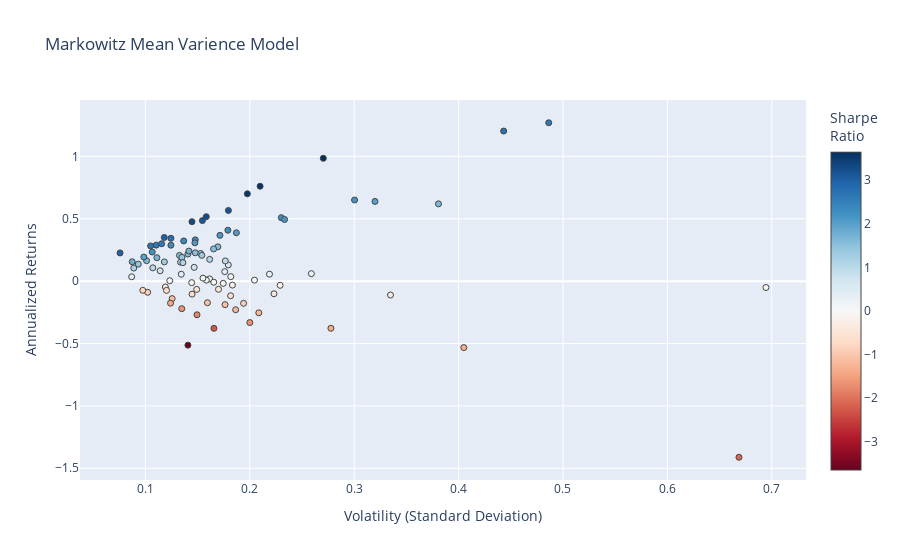

Write notebook code for a chart like this one.
### Code cell
hover_texts = [
    f"{ticker} <br>Volatility: {vol:.3f} <br>Returns: {ret:.3%} <br>Sharpe Ratio: {sr:.3f}"
    for ticker, vol, ret, sr in zip(names, volatility, annualized_returns, sharpe_ratios)
]

fig = go.Figure(data=go.Scatter(
    x=volatility,
    y=annualized_returns,
    mode='markers',
    hoverinfo='text',
    hovertext=hover_texts,
    marker=dict(color=sharpe_ratios, colorscale = 'RdBu', size=6, line=dict(width=1), colorbar=dict(title="Sharpe<br>Ratio")
    )
))

fig.update_layout(
    title='Markowitz Mean Varience Model',
    xaxis_title='Volatility (Standard Deviation)',
    yaxis_title='Annualized Returns',
)

fig.show()

### Figure 1 — Plotly figure (JSON) as saved in the notebook; plotly's stock layout.template omitted (floating-point values rounded to 4 significant figures)
{"data": [{"hoverinfo": "text", "hovertext": ["PYPL_Close <br>Volatility: 0.210 <br>Returns: 76.095% <br>Sharpe Ratio: 3.626", "MRK_Close <br>Volatility: 0.119 <br>Returns: -4.687% <br>Sharpe Ratio: -0.393", "SRE_Close <br>Volatility: 0.107 <br>Returns: 10.690% <br>Sharpe Ratio: 0.998", "JPM_Close <br>Volatility: 0.162 <br>Returns: 1.822% <br>Sharpe Ratio: 0.113", "COST_Close <br>Volatility: 0.194 <br>Returns: -17.769% <br>Sharpe Ratio: -0.916", "MCD_Close <br>Volatility: 0.145 <br>Returns: 47.674% <br>Sharpe Ratio: 3.297", "GM_Close <br>Volatility: 0.170 <br>Returns: -6.545% <br>Sharpe Ratio: -0.385", "GILD_Close <br>Volatility: 0.153 <br>Returns: 22.185% <br>Sharpe Ratio: 1.451", "VZ_Close <br>Volatility: 0.175 <br>Returns: -1.752% <br>Sharpe Ratio: -0.100", "JNJ_Close <br>Volatility: 0.111 <br>Returns: 18.793% <br>Sharpe Ratio: 1.693", "RDY_Close <br>Volatility: 0.278 <br>Returns: -37.763% <br>Sharpe Ratio: -1.360", "V_Close <br>Volatility: 0.110 <br>Returns: 28.881% <br>Sharpe Ratio: 2.616", "AMZN_Close <br>Volatility: 0.171 <br>Returns: 36.711% <br>Sharpe Ratio: 2.142", "PEP_Close <br>Volatility: 0.087 <br>Returns: 15.556% <br>Sharpe Ratio: 1.780", "INTC_Close <br>Volatility: 0.144 <br>Returns: -1.191% <br>Sharpe Ratio: -0.083", "AMGN_Close <br>Volatility: 0.183 <br>Returns: -3.148% <br>Sharpe Ratio: -0.172", "ABBV_Close <br>Volatility: 0.124 <br>Returns: 28.825% <br>Sharpe Ratio: 2.316", "BA_Close <br>Volatility: 0.198 <br>Returns: 70.035% <br>Sharpe Ratio: 3.543", "MDT_Close <br>Volatility: 0.114 <br>Returns: 8.328% <br>Sharpe Ratio: 0.730", "BMY_Close <br>Volatility: 0.182 <br>Returns: 3.607% <br>Sharpe Ratio: 0.198", "PG_Close <br>Volatility: 0.087 <br>Returns: 3.502% <br>Sharpe Ratio: 0.403", "EMR_Close <br>Volatility: 0.165 <br>Returns: -0.844% <br>Sharpe Ratio: -0.051", "GOOG_Close <br>Volatility: 0.169 <br>Returns: 27.511% <br>Sharpe Ratio: 1.624", "BIIB_Close <br>Volatility: 0.229 <br>Returns: -3.324% <br>Sharpe Ratio: -0.145", "NFLX_Close <br>Volatility: 0.320 <br>Returns: 63.935% <br>Sharpe Ratio: 1.998", "BSX_Close <br>Volatility: 0.134 <br>Returns: 15.214% <br>Sharpe Ratio: 1.138", "LLY_Close <br>Volatility: 0.158 <br>Returns: 0.828% <br>Sharpe Ratio: 0.052", "REGN_Close <br>Volatility: 0.300 <br>Returns: 65.057% <br>Sharpe Ratio: 2.166", "SNAP_Close <br>Volatility: 0.669 <br>Returns: -141.181% <br>Sharpe Ratio: -2.112", "IBM_Close <br>Volatility: 0.141 <br>Returns: -51.301% <br>Sharpe Ratio: -3.645", "HD_Close <br>Volatility: 0.134 <br>Returns: 5.554% <br>Sharpe Ratio: 0.413", "MO_Close <br>Volatility: 0.200 <br>Returns: -33.192% <br>Sharpe Ratio: -1.659", "KR_Close <br>Volatility: 0.405 <br>Returns: -53.258% <br>Sharpe Ratio: -1.315", "WFC_Close <br>Volatility: 0.176 <br>Returns: -18.839% <br>Sharpe Ratio: -1.068", "F_Close <br>Volatility: 0.186 <br>Returns: -22.923% <br>Sharpe Ratio: -1.229", "UNH_Close <br>Volatility: 0.118 <br>Returns: 35.013% <br>Sharpe Ratio: 2.965", "AEP_Close <br>Volatility: 0.101 <br>Returns: 16.390% <br>Sharpe Ratio: 1.620", "DE_Close <br>Volatility: 0.179 <br>Returns: 40.807% <br>Sharpe Ratio: 2.279", "ORCL_Close <br>Volatility: 0.187 <br>Returns: 38.781% <br>Sharpe Ratio: 2.072", "VRTX_Close <br>Volatility: 0.486 <br>Returns: 126.996% <br>Sharpe Ratio: 2.611", "AMD_Close <br>Volatility: 0.694 <br>Returns: -5.109% <br>Sharpe Ratio: -0.074", "ABT_Close <br>Volatility: 0.133 <br>Returns: 20.651% <br>Sharpe Ratio: 1.557", "CPB_Close <br>Volatility: 0.149 <br>Returns: -26.972% <br>Sharpe Ratio: -1.805", "CSCO_Close <br>Volatility: 0.159 <br>Returns: -17.299% <br>Sharpe Ratio: -1.085", "NEE_Close <br>Volatility: 0.105 <br>Returns: 28.234% <br>Sharpe Ratio: 2.689", "SYK_Close <br>Volatility: 0.116 <br>Returns: 29.992% <br>Sharpe Ratio: 2.595", "HON_Close <br>Volatility: 0.099 <br>Returns: 19.309% <br>Sharpe Ratio: 1.960", "NVDA_Close <br>Volatility: 0.443 <br>Returns: 120.348% <br>Sharpe Ratio: 2.715", "BAC_Close <br>Volatility: 0.223 <br>Returns: -10.107% <br>Sharpe Ratio: -0.453", "DHR_Close <br>Volatility: 0.126 <br>Returns: -13.996% <br>Sharpe Ratio: -1.114", "CMCSA_Close <br>Volatility: 0.154 <br>Returns: 20.680% <br>Sharpe Ratio: 1.342", "KO_Close <br>Volatility: 0.076 <br>Returns: 22.618% <br>Sharpe Ratio: 2.987", "TXN_Close <br>Volatility: 0.179 <br>Returns: 13.001% <br>Sharpe Ratio: 0.725", "SO_Close <br>Volatility: 0.102 <br>Returns: -8.956% <br>Sharpe Ratio: -0.877", "META_Close <br>Volatility: 0.158 <br>Returns: 51.648% <br>Sharpe Ratio: 3.262", "ZBH_Close <br>Volatility: 0.176 <br>Returns: 7.620% <br>Sharpe Ratio: 0.433", "K_Close <br>Volatility: 0.135 <br>Returns: -22.065% <br>Sharpe Ratio: -1.636", "XOM_Close <br>Volatility: 0.120 <br>Returns: -7.396% <br>Sharpe Ratio: -0.615", "EW_Close <br>Volatility: 0.230 <br>Returns: 50.893% <br>Sharpe Ratio: 2.211", "WMT_Close <br>Volatility: 0.148 <br>Returns: 33.100% <br>Sharpe Ratio: 2.240", "DUK_Close <br>Volatility: 0.089 <br>Returns: 10.492% <br>Sharpe Ratio: 1.180", "LMT_Close <br>Volatility: 0.107 <br>Returns: 23.364% <br>Sharpe Ratio: 2.193", "PM_Close <br>Volatility: 0.135 <br>Returns: 19.082% <br>Sharpe Ratio: 1.414", "BTI_Close <br>Volatility: 0.204 <br>Returns: 0.821% <br>Sharpe Ratio: 0.040", "ETN_Close <br>Volatility: 0.141 <br>Returns: 21.693% <br>Sharpe Ratio: 1.541", "RMD_Close <br>Volatility: 0.177 <br>Returns: 16.205% <br>Sharpe Ratio: 0.918", "ACN_Close <br>Volatility: 0.147 <br>Returns: 11.058% <br>Sharpe Ratio: 0.754", "TMO_Close <br>Volatility: 0.142 <br>Returns: 24.099% <br>Sharpe Ratio: 1.701", "RTX_Close <br>Volatility: 0.093 <br>Returns: 13.645% <br>Sharpe Ratio: 1.464", "SYY_Close <br>Volatility: 0.155 <br>Returns: 2.406% <br>Sharpe Ratio: 0.155", "SAP_Close <br>Volatility: 0.147 <br>Returns: 30.725% <br>Sharpe Ratio: 2.084", "CRM_Close <br>Volatility: 0.148 <br>Returns: 22.729% <br>Sharpe Ratio: 1.539", "MMM_Close <br>Volatility: 0.118 <br>Returns: 15.425% <br>Sharpe Ratio: 1.305", "CVX_Close <br>Volatility: 0.149 <br>Returns: -6.629% <br>Sharpe Ratio: -0.444", "MSFT_Close <br>Volatility: 0.137 <br>Returns: 32.231% <br>Sharpe Ratio: 2.358", "QCOM_Close <br>Volatility: 0.182 <br>Returns: -11.695% <br>Sharpe Ratio: -0.644", "GE_Close <br>Volatility: 0.166 <br>Returns: -37.831% <br>Sharpe Ratio: -2.284", "GOOGL_Close <br>Volatility: 0.165 <br>Returns: 25.843% <br>Sharpe Ratio: 1.563", "AAPL_Close <br>Volatility: 0.162 <br>Returns: 17.462% <br>Sharpe Ratio: 1.081", "PFE_Close <br>Volatility: 0.098 <br>Returns: -7.335% <br>Sharpe Ratio: -0.752", "BABA_Close <br>Volatility: 0.270 <br>Returns: 98.505% <br>Sharpe Ratio: 3.643", "GS_Close <br>Volatility: 0.209 <br>Returns: -25.385% <br>Sharpe Ratio: -1.217", "UA_Close <br>Volatility: 0.335 <br>Returns: -11.114% <br>Sharpe Ratio: -0.332", "NKE_Close <br>Volatility: 0.259 <br>Returns: 6.009% <br>Sharpe Ratio: 0.232", "T_Close <br>Volatility: 0.145 <br>Returns: -10.384% <br>Sharpe Ratio: -0.717", "CAT_Close <br>Volatility: 0.233 <br>Returns: 49.457% <br>Sharpe Ratio: 2.120", "GIS_Close <br>Volatility: 0.124 <br>Returns: -17.660% <br>Sharpe Ratio: -1.423", "ADBE_Close <br>Volatility: 0.155 <br>Returns: 48.534% <br>Sharpe Ratio: 3.139", "ISRG_Close <br>Volatility: 0.180 <br>Returns: 56.678% <br>Sharpe Ratio: 3.157", "MA_Close <br>Volatility: 0.124 <br>Returns: 34.349% <br>Sharpe Ratio: 2.760", "EXC_Close <br>Volatility: 0.136 <br>Returns: 14.815% <br>Sharpe Ratio: 1.090", "MS_Close <br>Volatility: 0.219 <br>Returns: 5.606% <br>Sharpe Ratio: 0.256", "TSLA_Close <br>Volatility: 0.381 <br>Returns: 61.965% <br>Sharpe Ratio: 1.627", "DIS_Close <br>Volatility: 0.123 <br>Returns: 0.345% <br>Sharpe Ratio: 0.028"], "marker": {"color": [3.626, -0.3934, 0.998, 0.1128, -0.9157, 3.297, -0.3849, 1.451, -0.1004, 1.693, -1.36, 2.616, 2.142, 1.78, -0.08253, -0.1716, 2.316, 3.543, 0.7297, 0.1985, 0.4032, -0.05104, 1.624, -0.1451, 1.998, 1.138, 0.05225, 2.166, -2.112, -3.645, 0.4133, -1.659, -1.315, -1.068, -1.229, 2.965, 1.62, 2.279, 2.072, 2.611, -0.07357, 1.557, -1.805, -1.085, 2.689, 2.595, 1.96, 2.715, -0.4529, -1.114, 1.342, 2.987, 0.7246, -0.8766, 3.262, 0.433, -1.636, -0.615, 2.211, 2.24, 1.18, 2.193, 1.414, 0.04015, 1.541, 0.9177, 0.7536, 1.701, 1.464, 0.1551, 2.084, 1.539, 1.305, -0.4444, 2.358, -0.644, -2.284, 1.563, 1.081, -0.7523, 3.643, -1.217, -0.332, 0.232, -0.7175, 2.12, -1.423, 3.139, 3.157, 2.76, 1.09, 0.2561, 1.627, 0.02801], "colorbar": {"title": {"text": "Sharpe<br>Ratio"}}, "colorscale": [[0, "rgb(103,0,31)"], [0.1, "rgb(178,24,43)"], [0.2, "rgb(214,96,77)"], [0.3, "rgb(244,165,130)"], [0.4, "rgb(253,219,199)"], [0.5, "rgb(247,247,247)"], [0.6, "rgb(209,229,240)"], [0.7, "rgb(146,197,222)"], [0.8, "rgb(67,147,195)"], [0.9, "rgb(33,102,172)"], [1, "rgb(5,48,97)"]], "line": {"width": 1}, "size": 6}, "mode": "markers", "type": "scatter", "x": [0.2099, 0.1191, 0.1071, 0.1615, 0.1941, 0.1446, 0.17, 0.1529, 0.1746, 0.111, 0.2777, 0.1104, 0.1714, 0.08737, 0.1444, 0.1834, 0.1244, 0.1977, 0.1141, 0.1818, 0.08685, 0.1655, 0.1694, 0.2291, 0.3199, 0.1336, 0.1584, 0.3004, 0.6686, 0.1407, 0.1344, 0.2, 0.405, 0.1763, 0.1865, 0.1181, 0.1011, 0.179, 0.1872, 0.4864, 0.6944, 0.1327, 0.1495, 0.1594, 0.105, 0.1156, 0.09851, 0.4432, 0.2232, 0.1256, 0.1541, 0.07573, 0.1794, 0.1022, 0.1583, 0.176, 0.1348, 0.1203, 0.2302, 0.1478, 0.08891, 0.1066, 0.135, 0.2045, 0.1407, 0.1766, 0.1467, 0.1417, 0.09322, 0.1552, 0.1474, 0.1477, 0.1182, 0.1492, 0.1367, 0.1816, 0.1657, 0.1653, 0.1616, 0.09751, 0.2704, 0.2086, 0.3348, 0.259, 0.1447, 0.2333, 0.1241, 0.1546, 0.1795, 0.1244, 0.1359, 0.2189, 0.3808, 0.1233], "y": [0.761, -0.04687, 0.1069, 0.01822, -0.1777, 0.4767, -0.06545, 0.2219, -0.01752, 0.1879, -0.3776, 0.2888, 0.3671, 0.1556, -0.01191, -0.03148, 0.2883, 0.7003, 0.08328, 0.03607, 0.03502, -0.008445, 0.2751, -0.03324, 0.6393, 0.1521, 0.008278, 0.6506, -1.412, -0.513, 0.05554, -0.3319, -0.5326, -0.1884, -0.2292, 0.3501, 0.1639, 0.4081, 0.3878, 1.27, -0.05109, 0.2065, -0.2697, -0.173, 0.2823, 0.2999, 0.1931, 1.203, -0.1011, -0.14, 0.2068, 0.2262, 0.13, -0.08956, 0.5165, 0.0762, -0.2206, -0.07396, 0.5089, 0.331, 0.1049, 0.2336, 0.1908, 0.00821, 0.2169, 0.162, 0.1106, 0.241, 0.1365, 0.02406, 0.3073, 0.2273, 0.1543, -0.06629, 0.3223, -0.117, -0.3783, 0.2584, 0.1746, -0.07335, 0.9851, -0.2539, -0.1111, 0.06009, -0.1038, 0.4946, -0.1766, 0.4853, 0.5668, 0.3435, 0.1481, 0.05606, 0.6196, 0.003455]}], "layout": {"title": {"text": "Markowitz Mean Varience Model"}, "xaxis": {"title": {"text": "Volatility (Standard Deviation)"}}, "yaxis": {"title": {"text": "Annualized Returns"}}}}
